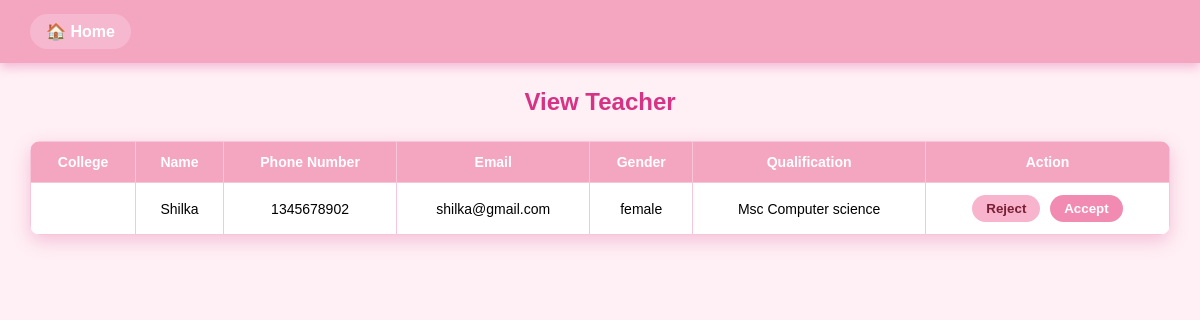
The app's page /viewteacher, older data.
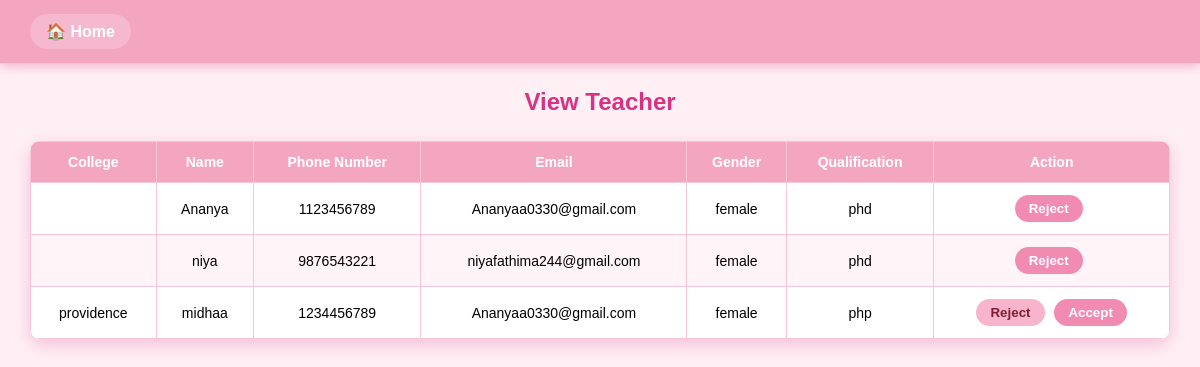
The same page, newer data.
### Womencare/models.py (models this page shows)
class TeacherTable(models.Model):
    login_id=models.ForeignKey(LoginTable,on_delete=models.CASCADE,null=True,blank=True)
    College_id=models.ForeignKey(CollegeTable,on_delete=models.CASCADE,null=True,blank=True)
    Name=models.CharField(max_length=100,null=True,blank=True)
    Phone_number=models.BigIntegerField(max_length=20,null=True,blank=True)
    Email=models.CharField(max_length=100,null=True,blank=True)
    Gender=models.CharField(max_length=15,null=True,blank=True)
    Qualification=models.CharField(max_length=100,null=True,blank=True)

class CollegeTable(models.Model):
    login_id=models.ForeignKey(LoginTable,on_delete=models.CASCADE,null=True,blank=True)
    College_name=models.CharField(max_length=100,null=True,blank=True)
    Phone_Number=models.BigIntegerField(null=True,blank=True)
    Email=models.CharField(max_length=100,null=True,blank=True)
    Address=models.CharField(max_length=1500,null=True,blank=True)

### Womencare/views.py (the view)
# urls.py: path('viewteacher', TeacherPage.as_view(), name='viewteacher'),
class TeacherPage(View):
    def get(self, request):
        obj=TeacherTable.objects.all()
        return render(request, 'administration/viewteacher.html',{'val':obj})

### templates/administration/viewteacher.html (shortened to what this page needs)
<!DOCTYPE html>
<html>
<head>
</head>
<body>
    <div class="navbar">
        <a href="/Admin_home">🏠 Home</a>
    </div>
    <h2>View Teacher</h2>
    <table>
        <thead>
            <tr>
                <th>College</th>
                <th>Name</th>
                <th>Phone Number</th>
                <th>Email</th>
                <th>Gender</th>
                <th>Qualification</th>
                <th>Action</th>
            </tr>
        </thead>
        <tbody>
            {% for i in val %}
            <tr>
                <td>{{ i.College_id.College_name }}</td>
                <td>{{ i.Name }}</td>
                <td>{{ i.Phone_number }}</td>
                <td>{{ i.Email }}</td>
                <td>{{ i.Gender }}</td>
                <td>{{ i.Qualification }}</td>
                <td>
                     {% if i.login_id.Status == 'Teacher' %}
                <button onclick="window.location='/RejectTeacher/{{ i.id }}'">Reject</button>
                {% elif i.login_id.Status == 'Rejected' %}
                <button onclick="window.location='/AcceptTeacher/{{ i.id }}'">Accept</button>
                {% else %}
                <button onclick="window.location='/RejectTeacher/{{ i.id }}'">Reject</button>
                <button onclick="window.location='/AcceptTeacher/{{ i.id }}'">Accept</button>
                {% endif %}
                </td>
            </tr>
            {% endfor %}
        </tbody>
    </table>
</body>
</html>

### templates/administration/viewteacher.html (style rules this page uses)
body { font-family: Arial, Helvetica, sans-serif; background-color: #fff0f5; padding: 0; margin: 0; background-image: url(https://tse4.mm.bing.net/th/id/OIP.ecaPAa431NFg1dH6Kpu-KAHaEK?pid=Api&P=0&h=220); background-repeat: no-repeat; background-size: cover; height: 84vh; }
.navbar { background-color: #f4a6c1; padding: 14px 30px; display: flex; align-items: center; box-shadow: 0 4px 10px rgba(214, 51, 132, 0.3); }
.navbar a { text-decoration: none; color: white; font-weight: bold; font-size: 16px; margin-right: 20px; display: flex; align-items: center; gap: 8px; background: rgba(255,255,255,0.2); padding: 8px 16px; border-radius: 20px; transition: 0.3s ease; }
h2 { text-align: center; margin: 25px 0; color: #d63384; }
table { width: 95%; margin: auto; border-collapse: collapse; background-color: #ffffff; box-shadow: 0 6px 18px rgba(214, 51, 132, 0.25); border-radius: 10px; overflow: hidden; }
thead { background-color: #f4a6c1; color: #ffffff; }
th, td { padding: 12px; text-align: center; border: 1px solid #f7c6d9; font-size: 14px; }
tr:nth-child(even) { background-color: #fff5f8; }
button { padding: 6px 14px; border: none; border-radius: 20px; font-weight: bold; cursor: pointer; }
button:first-child { background-color: #f8b4cc; color: #7a1e35; margin-right: 6px; }
button:last-child { background-color: #f28bb2; color: #ffffff; }

Row changes from the older to the newer data that the page shows:
removed TeacherTable: Name "Shilka", Phone_number "1345678902", Email "shilka@gmail.com", Gender "female", Qualification "Msc Computer science"
added TeacherTable: Name "Ananya", Phone_number "1123456789", Email "Ananyaa0330@gmail.com", Gender "female", Qualification "phd"
added TeacherTable: Name "niya", Phone_number "9876543221", Email "niyafathima244@gmail.com", Gender "female", Qualification "phd"
added TeacherTable: College_id.College_name "providence", Name "midhaa", Phone_number "1234456789", Email "Ananyaa0330@gmail.com", Gender "female", Qualification "php"
